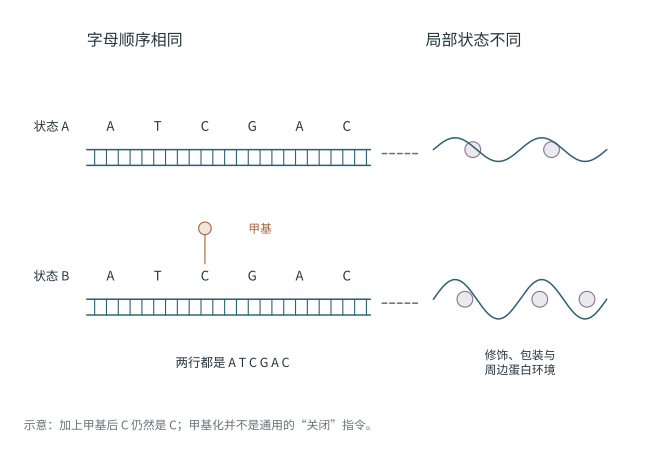

Reproduce this figure in Python.
"""F14: 相同 DNA 的不同表观状态. Identical sequence, different environment."""
from pathlib import Path
import sys
import numpy as np
ROOT=Path(__file__).resolve().parents[1]
if str(ROOT) not in sys.path:
    sys.path.insert(0,str(ROOT))
from shared_shapes import Drawing


def draw_state(c,key,y,modified=False):
    c.dna(key+'.dna',22,y-7,72,gap=4,rungs=True)
    for i,letter in enumerate('ATCGAC'):
        c.text(key+f'.base.{i}',letter,(28+i*12,y+3),size=9.5)
    c.text(key+'.name','状态 B' if modified else '状态 A',(13,y+3),size=9)
    if modified:
        c.circle(key+'.methyl',(52,y+15),1.6,color='accent')
        c.line(key+'.methyl.bond',[(52,y+13.3),(52,y+6)],color='accent',width=.8)
        c.text(key+'.methyl.label','甲基',(66,y+15),size=8.5,color='accent')
    t=np.linspace(0,1,160)
    yy=y-3+(5 if modified else 3)*np.sin(t*4*np.pi)
    c.line(key+'.chromatin',np.column_stack((110+44*t,yy)),color='primary')
    for i,x in enumerate((118,137,149) if modified else (120,140)):
        c.circle(key+f'.protein.{i}',(x,y-3),2,color='supplement')
    c.edge(key+'.same_material',(97,y-4),(106,y-4),kind='zoom')


def build_figure():
    c=Drawing('F14',height=116)
    c.heading('sequence.heading','字母顺序相同',(22,106))
    c.heading('state.heading','局部状态不同',(108,106))
    draw_state(c,'state_a',81)
    draw_state(c,'state_b',43,modified=True)
    c.text('sequence.identity','两行都是 A T C G A C',(59,24),size=9)
    c.text('environment.label','修饰、包装与\n周边蛋白环境',(132,24),size=8.5)
    c.note('示意：加上甲基后 C 仍然是 C；甲基化并不是通用的“关闭”指令。')
    return c.result()


def main():
    from production_utils import export_figure
    result=build_figure();fig=result.figure;OUT=Path(__file__).resolve().parent
    fig.savefig(OUT/'F14_epigenetic_states.pdf',metadata={'CreationDate':None,'ModDate':None})
    return export_figure(result,ROOT,OUT/'F14_epigenetic_states.pdf')


if __name__=='__main__':
    main()
